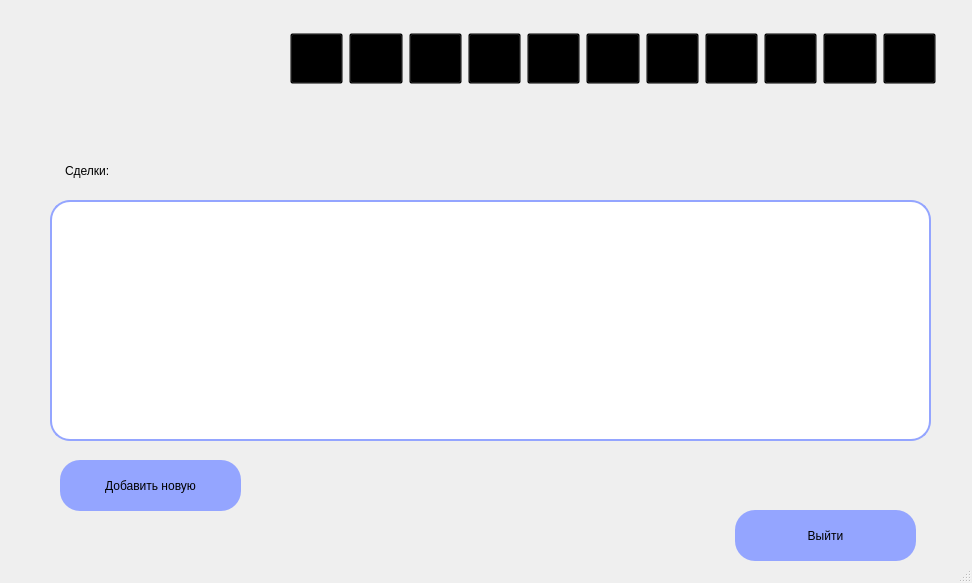
<?xml version="1.0" encoding="UTF-8"?>
<ui version="4.0">
 <class>MainWindow</class>
 <widget class="QMainWindow" name="MainWindow">
  <property name="geometry">
   <rect>
    <x>0</x>
    <y>0</y>
    <width>972</width>
    <height>583</height>
   </rect>
  </property>
  <property name="windowTitle">
   <string>Сделки</string>
  </property>
  <property name="windowIcon">
   <iconset>
    <normaloff>../crm/res/nglogo.png</normaloff>../crm/res/nglogo.png</iconset>
  </property>
  <property name="styleSheet">
   <string notr="true">background-image: url(res/gradient.png);</string>
  </property>
  <widget class="QWidget" name="centralwidget">
   <widget class="QWidget" name="widget" native="true">
    <property name="geometry">
     <rect>
      <x>280</x>
      <y>20</y>
      <width>671</width>
      <height>71</height>
     </rect>
    </property>
    <property name="styleSheet">
     <string notr="true">
 background: transparent !important;</string>
    </property>
    <widget class="QWidget" name="layoutWidget">
     <property name="geometry">
      <rect>
       <x>10</x>
       <y>10</y>
       <width>646</width>
       <height>57</height>
      </rect>
     </property>
     <layout class="QHBoxLayout" name="horizontalLayout_2">
      <item>
       <widget class="QPushButton" name="home">
        <property name="minimumSize">
         <size>
          <width>51</width>
          <height>51</height>
         </size>
        </property>
        <property name="styleSheet">
         <string notr="true">
 background: transparent !important;</string>
        </property>
        <property name="text">
         <string/>
        </property>
        <property name="icon">
         <iconset>
          <normaloff>res/house.png</normaloff>res/house.png</iconset>
        </property>
        <property name="iconSize">
         <size>
          <width>51</width>
          <height>51</height>
         </size>
        </property>
       </widget>
      </item>
      <item>
       <widget class="QPushButton" name="deal">
        <property name="minimumSize">
         <size>
          <width>51</width>
          <height>51</height>
         </size>
        </property>
        <property name="styleSheet">
         <string notr="true">
 background: transparent !important;</string>
        </property>
        <property name="text">
         <string/>
        </property>
        <property name="icon">
         <iconset>
          <normaloff>res/deal.png</normaloff>res/deal.png</iconset>
        </property>
        <property name="iconSize">
         <size>
          <width>51</width>
          <height>51</height>
         </size>
        </property>
       </widget>
      </item>
      <item>
       <widget class="QPushButton" name="date">
        <property name="minimumSize">
         <size>
          <width>51</width>
          <height>51</height>
         </size>
        </property>
        <property name="styleSheet">
         <string notr="true">
 background: transparent !important;</string>
        </property>
        <property name="text">
         <string/>
        </property>
        <property name="icon">
         <iconset>
          <normaloff>res/calendar.png</normaloff>res/calendar.png</iconset>
        </property>
        <property name="iconSize">
         <size>
          <width>51</width>
          <height>51</height>
         </size>
        </property>
       </widget>
      </item>
      <item>
       <widget class="QPushButton" name="task">
        <property name="minimumSize">
         <size>
          <width>51</width>
          <height>51</height>
         </size>
        </property>
        <property name="styleSheet">
         <string notr="true">
 background: transparent !important;</string>
        </property>
        <property name="text">
         <string/>
        </property>
        <property name="icon">
         <iconset>
          <normaloff>res/task.png</normaloff>res/task.png</iconset>
        </property>
        <property name="iconSize">
         <size>
          <width>51</width>
          <height>51</height>
         </size>
        </property>
       </widget>
      </item>
      <item>
       <widget class="QPushButton" name="client">
        <property name="minimumSize">
         <size>
          <width>51</width>
          <height>51</height>
         </size>
        </property>
        <property name="contextMenuPolicy">
         <enum>Qt::NoContextMenu</enum>
        </property>
        <property name="styleSheet">
         <string notr="true">
 background: transparent !important;</string>
        </property>
        <property name="text">
         <string/>
        </property>
        <property name="icon">
         <iconset>
          <normaloff>res/client.png</normaloff>res/client.png</iconset>
        </property>
        <property name="iconSize">
         <size>
          <width>51</width>
          <height>51</height>
         </size>
        </property>
       </widget>
      </item>
      <item>
       <widget class="QPushButton" name="empl">
        <property name="minimumSize">
         <size>
          <width>51</width>
          <height>51</height>
         </size>
        </property>
        <property name="styleSheet">
         <string notr="true">
 background: transparent !important;</string>
        </property>
        <property name="text">
         <string/>
        </property>
        <property name="icon">
         <iconset>
          <normaloff>res/emp.png</normaloff>res/emp.png</iconset>
        </property>
        <property name="iconSize">
         <size>
          <width>51</width>
          <height>51</height>
         </size>
        </property>
       </widget>
      </item>
      <item>
       <widget class="QPushButton" name="chat">
        <property name="minimumSize">
         <size>
          <width>51</width>
          <height>51</height>
         </size>
        </property>
        <property name="styleSheet">
         <string notr="true">
 background: transparent !important;</string>
        </property>
        <property name="text">
         <string/>
        </property>
        <property name="icon">
         <iconset>
          <normaloff>res/chat.png</normaloff>res/chat.png</iconset>
        </property>
        <property name="iconSize">
         <size>
          <width>51</width>
          <height>51</height>
         </size>
        </property>
       </widget>
      </item>
      <item>
       <widget class="QPushButton" name="ana">
        <property name="minimumSize">
         <size>
          <width>51</width>
          <height>51</height>
         </size>
        </property>
        <property name="styleSheet">
         <string notr="true">
 background: transparent !important;</string>
        </property>
        <property name="text">
         <string/>
        </property>
        <property name="icon">
         <iconset>
          <normaloff>res/an.png</normaloff>res/an.png</iconset>
        </property>
        <property name="iconSize">
         <size>
          <width>51</width>
          <height>51</height>
         </size>
        </property>
       </widget>
      </item>
      <item>
       <widget class="QPushButton" name="sett">
        <property name="minimumSize">
         <size>
          <width>51</width>
          <height>51</height>
         </size>
        </property>
        <property name="styleSheet">
         <string notr="true">
 background: transparent !important;</string>
        </property>
        <property name="text">
         <string/>
        </property>
        <property name="icon">
         <iconset>
          <normaloff>res/set.png</normaloff>res/set.png</iconset>
        </property>
        <property name="iconSize">
         <size>
          <width>51</width>
          <height>51</height>
         </size>
        </property>
       </widget>
      </item>
      <item>
       <widget class="QPushButton" name="notification">
        <property name="minimumSize">
         <size>
          <width>51</width>
          <height>51</height>
         </size>
        </property>
        <property name="styleSheet">
         <string notr="true">
 background: transparent !important;</string>
        </property>
        <property name="text">
         <string/>
        </property>
        <property name="icon">
         <iconset>
          <normaloff>res/uved.png</normaloff>res/uved.png</iconset>
        </property>
        <property name="iconSize">
         <size>
          <width>51</width>
          <height>51</height>
         </size>
        </property>
       </widget>
      </item>
      <item>
       <widget class="QPushButton" name="help">
        <property name="minimumSize">
         <size>
          <width>51</width>
          <height>51</height>
         </size>
        </property>
        <property name="styleSheet">
         <string notr="true">
 background: transparent !important;</string>
        </property>
        <property name="text">
         <string/>
        </property>
        <property name="icon">
         <iconset>
          <normaloff>res/que.png</normaloff>res/que.png</iconset>
        </property>
        <property name="iconSize">
         <size>
          <width>51</width>
          <height>51</height>
         </size>
        </property>
       </widget>
      </item>
     </layout>
    </widget>
   </widget>
   <widget class="QLabel" name="label">
    <property name="geometry">
     <rect>
      <x>10</x>
      <y>20</y>
      <width>261</width>
      <height>81</height>
     </rect>
    </property>
    <property name="styleSheet">
     <string notr="true"/>
    </property>
    <property name="text">
     <string/>
    </property>
    <property name="pixmap">
     <pixmap>res/ngname.png</pixmap>
    </property>
   </widget>
   <widget class="QWidget" name="widget_3" native="true">
    <property name="geometry">
     <rect>
      <x>50</x>
      <y>140</y>
      <width>151</width>
      <height>61</height>
     </rect>
    </property>
    <property name="styleSheet">
     <string notr="true">    background: transparent !important;</string>
    </property>
    <widget class="QWidget" name="layoutWidget">
     <property name="geometry">
      <rect>
       <x>10</x>
       <y>10</y>
       <width>121</width>
       <height>41</height>
      </rect>
     </property>
     <layout class="QHBoxLayout" name="horizontalLayout">
      <item>
       <widget class="QLabel" name="label_2">
        <property name="minimumSize">
         <size>
          <width>111</width>
          <height>31</height>
         </size>
        </property>
        <property name="maximumSize">
         <size>
          <width>111</width>
          <height>31</height>
         </size>
        </property>
        <property name="styleSheet">
         <string notr="true">background: transparent !important;
font: 500 18pt &quot;Segoe UI&quot;;
</string>
        </property>
        <property name="text">
         <string>Сделки:</string>
        </property>
       </widget>
      </item>
     </layout>
    </widget>
   </widget>
   <widget class="QPushButton" name="pushButton">
    <property name="geometry">
     <rect>
      <x>60</x>
      <y>460</y>
      <width>181</width>
      <height>51</height>
     </rect>
    </property>
    <property name="minimumSize">
     <size>
      <width>181</width>
      <height>51</height>
     </size>
    </property>
    <property name="maximumSize">
     <size>
      <width>181</width>
      <height>51</height>
     </size>
    </property>
    <property name="styleSheet">
     <string notr="true">QPushButton{
font: 625 14pt &quot;Segoe UI&quot;;
background: #94a5ff;
border-radius: 20px;   
                  /* &lt;----  20px  */ 
}

QPushButton:hover {
	background:#E1E5FF;
}

QPushButton:pressed {
	background: #717ec3;
}</string>
    </property>
    <property name="text">
     <string>Добавить новую</string>
    </property>
   </widget>
   <widget class="QWidget" name="widget_5" native="true">
    <property name="geometry">
     <rect>
      <x>700</x>
      <y>440</y>
      <width>241</width>
      <height>131</height>
     </rect>
    </property>
    <property name="styleSheet">
     <string notr="true">    background: transparent !important;</string>
    </property>
    <widget class="QWidget" name="layoutWidget_2">
     <property name="geometry">
      <rect>
       <x>10</x>
       <y>10</y>
       <width>231</width>
       <height>111</height>
      </rect>
     </property>
     <layout class="QVBoxLayout" name="verticalLayout_2">
      <item>
       <widget class="QLabel" name="profil">
        <property name="styleSheet">
         <string notr="true">background: transparent !important;
font: 500 12pt &quot;Segoe UI&quot;;
</string>
        </property>
        <property name="text">
         <string>&lt;html&gt;&lt;head/&gt;&lt;body&gt;&lt;p align=&quot;center&quot;&gt;&lt;br/&gt;&lt;/p&gt;&lt;/body&gt;&lt;/html&gt;</string>
        </property>
       </widget>
      </item>
      <item alignment="Qt::AlignHCenter">
       <widget class="QPushButton" name="pushButton_2">
        <property name="minimumSize">
         <size>
          <width>181</width>
          <height>51</height>
         </size>
        </property>
        <property name="maximumSize">
         <size>
          <width>181</width>
          <height>51</height>
         </size>
        </property>
        <property name="styleSheet">
         <string notr="true">QPushButton{
font: 625 14pt &quot;Segoe UI&quot;;
background: #94a5ff;
border-radius: 20px;   
                  /* &lt;----  20px  */ 
}

QPushButton:hover {
	background:#E1E5FF;
}

QPushButton:pressed {
	background: #717ec3;
}</string>
        </property>
        <property name="text">
         <string>Выйти</string>
        </property>
       </widget>
      </item>
     </layout>
    </widget>
   </widget>
   <widget class="QTableWidget" name="tableWidget">
    <property name="geometry">
     <rect>
      <x>50</x>
      <y>200</y>
      <width>881</width>
      <height>241</height>
     </rect>
    </property>
    <property name="styleSheet">
     <string notr="true">border-radius: 20px;                     /* &lt;----  20px  */ 
border: 2px solid #94a5ff;
background: rgb(255, 255, 255);
font: 500 14pt &quot;Segoe UI&quot;;
</string>
    </property>
   </widget>
  </widget>
  <widget class="QStatusBar" name="statusbar"/>
 </widget>
 <resources>
  <include location="ress.qrc"/>
  <include location="ress.qrc"/>
 </resources>
 <connections/>
</ui>
